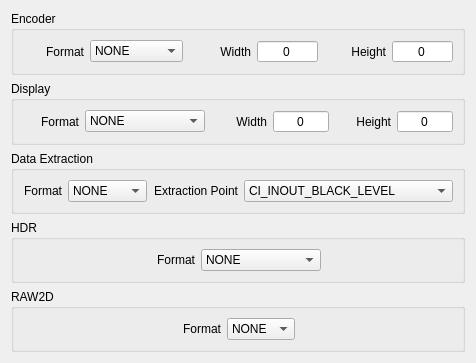
<?xml version="1.0" encoding="UTF-8"?>
<ui version="4.0">
 <class>OUT</class>
 <widget class="QWidget" name="OUT">
  <property name="geometry">
   <rect>
    <x>0</x>
    <y>0</y>
    <width>406</width>
    <height>337</height>
   </rect>
  </property>
  <property name="windowTitle">
   <string>OUT</string>
  </property>
  <layout class="QGridLayout" name="gridLayout_4">
   <item row="1" column="0">
    <widget class="QGroupBox" name="displayGroup_gb">
     <property name="title">
      <string>Display</string>
     </property>
     <property name="checkable">
      <bool>false</bool>
     </property>
     <property name="checked">
      <bool>false</bool>
     </property>
     <layout class="QGridLayout" name="gridLayout_2">
      <item row="0" column="0">
       <widget class="QLabel" name="label_4">
        <property name="enabled">
         <bool>true</bool>
        </property>
        <property name="maximumSize">
         <size>
          <width>16777215</width>
          <height>16777215</height>
         </size>
        </property>
        <property name="text">
         <string>Format</string>
        </property>
        <property name="alignment">
         <set>Qt::AlignRight|Qt::AlignTrailing|Qt::AlignVCenter</set>
        </property>
       </widget>
      </item>
      <item row="0" column="1">
       <widget class="QComboBox" name="displayFormat_lb">
        <item>
         <property name="text">
          <string>NONE</string>
         </property>
        </item>
        <item>
         <property name="text">
          <string>BI_RGB24</string>
         </property>
        </item>
        <item>
         <property name="text">
          <string>BI_RGB32</string>
         </property>
        </item>
        <item>
         <property name="text">
          <string>BI_RGB32-10bit</string>
         </property>
        </item>
        <item>
         <property name="text">
          <string>BI_BGR24</string>
         </property>
        </item>
        <item>
         <property name="text">
          <string>BI_BGR32</string>
         </property>
        </item>
        <item>
         <property name="text">
          <string>BI_BGR32-10bit</string>
         </property>
        </item>
        <item>
         <property name="text">
          <string>444IL3YCrCb8</string>
         </property>
        </item>
        <item>
         <property name="text">
          <string>444IL3YCbCr8</string>
         </property>
        </item>
        <item>
         <property name="text">
          <string>444IL3YCrCb10</string>
         </property>
        </item>
        <item>
         <property name="text">
          <string>444IL3YCbCr10</string>
         </property>
        </item>
       </widget>
      </item>
      <item row="0" column="4">
       <widget class="QLabel" name="label_6">
        <property name="enabled">
         <bool>true</bool>
        </property>
        <property name="maximumSize">
         <size>
          <width>16777215</width>
          <height>16777215</height>
         </size>
        </property>
        <property name="text">
         <string>Height</string>
        </property>
        <property name="alignment">
         <set>Qt::AlignRight|Qt::AlignTrailing|Qt::AlignVCenter</set>
        </property>
       </widget>
      </item>
      <item row="0" column="2">
       <widget class="QLabel" name="label_5">
        <property name="enabled">
         <bool>true</bool>
        </property>
        <property name="maximumSize">
         <size>
          <width>16777215</width>
          <height>16777215</height>
         </size>
        </property>
        <property name="text">
         <string>Width</string>
        </property>
        <property name="alignment">
         <set>Qt::AlignRight|Qt::AlignTrailing|Qt::AlignVCenter</set>
        </property>
       </widget>
      </item>
      <item row="0" column="3">
       <widget class="QSpinBox" name="displayWidth_sb">
        <property name="frame">
         <bool>true</bool>
        </property>
        <property name="alignment">
         <set>Qt::AlignCenter</set>
        </property>
        <property name="buttonSymbols">
         <enum>QAbstractSpinBox::NoButtons</enum>
        </property>
        <property name="maximum">
         <number>4000</number>
        </property>
       </widget>
      </item>
      <item row="0" column="5">
       <widget class="QSpinBox" name="displayHeight_sb">
        <property name="frame">
         <bool>true</bool>
        </property>
        <property name="alignment">
         <set>Qt::AlignCenter</set>
        </property>
        <property name="buttonSymbols">
         <enum>QAbstractSpinBox::NoButtons</enum>
        </property>
        <property name="maximum">
         <number>4000</number>
        </property>
       </widget>
      </item>
     </layout>
    </widget>
   </item>
   <item row="2" column="0">
    <widget class="QGroupBox" name="dataExtractionGroup_gb">
     <property name="maximumSize">
      <size>
       <width>16777215</width>
       <height>16777215</height>
      </size>
     </property>
     <property name="title">
      <string>Data Extraction</string>
     </property>
     <property name="checkable">
      <bool>false</bool>
     </property>
     <property name="checked">
      <bool>false</bool>
     </property>
     <layout class="QGridLayout" name="gridLayout_3">
      <item row="0" column="0">
       <widget class="QLabel" name="label_8">
        <property name="enabled">
         <bool>true</bool>
        </property>
        <property name="text">
         <string>Format</string>
        </property>
        <property name="alignment">
         <set>Qt::AlignRight|Qt::AlignTrailing|Qt::AlignVCenter</set>
        </property>
       </widget>
      </item>
      <item row="0" column="1">
       <widget class="QComboBox" name="dataExtractionFormat_lb">
        <property name="enabled">
         <bool>true</bool>
        </property>
        <item>
         <property name="text">
          <string>NONE</string>
         </property>
        </item>
        <item>
         <property name="text">
          <string>RGGB8</string>
         </property>
        </item>
        <item>
         <property name="text">
          <string>RGGB10</string>
         </property>
        </item>
        <item>
         <property name="text">
          <string>RGGB12</string>
         </property>
        </item>
       </widget>
      </item>
      <item row="0" column="2">
       <widget class="QLabel" name="label_7">
        <property name="enabled">
         <bool>true</bool>
        </property>
        <property name="text">
         <string>Extraction Point</string>
        </property>
        <property name="alignment">
         <set>Qt::AlignRight|Qt::AlignTrailing|Qt::AlignVCenter</set>
        </property>
       </widget>
      </item>
      <item row="0" column="3">
       <widget class="QComboBox" name="dataExtractionPoint_lb">
        <property name="enabled">
         <bool>true</bool>
        </property>
        <item>
         <property name="text">
          <string>CI_INOUT_BLACK_LEVEL</string>
         </property>
        </item>
        <item>
         <property name="text">
          <string>CI_INOUT_FILTER_LINESTORE</string>
         </property>
        </item>
        <item>
         <property name="text">
          <string>NONE</string>
         </property>
        </item>
       </widget>
      </item>
     </layout>
    </widget>
   </item>
   <item row="0" column="0">
    <widget class="QGroupBox" name="encoderGroup_gb">
     <property name="title">
      <string>Encoder</string>
     </property>
     <property name="checkable">
      <bool>false</bool>
     </property>
     <layout class="QGridLayout" name="gridLayout">
      <item row="0" column="0">
       <widget class="QLabel" name="label">
        <property name="maximumSize">
         <size>
          <width>16777215</width>
          <height>16777215</height>
         </size>
        </property>
        <property name="text">
         <string>Format</string>
        </property>
        <property name="alignment">
         <set>Qt::AlignRight|Qt::AlignTrailing|Qt::AlignVCenter</set>
        </property>
       </widget>
      </item>
      <item row="0" column="1">
       <widget class="QComboBox" name="encoderFormat_lb">
        <item>
         <property name="text">
          <string>NONE</string>
         </property>
        </item>
        <item>
         <property name="text">
          <string>NV21</string>
         </property>
        </item>
        <item>
         <property name="text">
          <string>NV12</string>
         </property>
        </item>
        <item>
         <property name="text">
          <string>NV61</string>
         </property>
        </item>
        <item>
         <property name="text">
          <string>NV16</string>
         </property>
        </item>
        <item>
         <property name="text">
          <string>NV21-10bit</string>
         </property>
        </item>
        <item>
         <property name="text">
          <string>NV12-10bit</string>
         </property>
        </item>
        <item>
         <property name="text">
          <string>NV61-10bit</string>
         </property>
        </item>
        <item>
         <property name="text">
          <string>NV16-10bit</string>
         </property>
        </item>
       </widget>
      </item>
      <item row="0" column="4">
       <widget class="QLabel" name="label_3">
        <property name="maximumSize">
         <size>
          <width>16777215</width>
          <height>16777215</height>
         </size>
        </property>
        <property name="text">
         <string>Height</string>
        </property>
        <property name="alignment">
         <set>Qt::AlignRight|Qt::AlignTrailing|Qt::AlignVCenter</set>
        </property>
       </widget>
      </item>
      <item row="0" column="2">
       <widget class="QLabel" name="label_2">
        <property name="maximumSize">
         <size>
          <width>16777215</width>
          <height>16777215</height>
         </size>
        </property>
        <property name="text">
         <string>Width</string>
        </property>
        <property name="alignment">
         <set>Qt::AlignRight|Qt::AlignTrailing|Qt::AlignVCenter</set>
        </property>
       </widget>
      </item>
      <item row="0" column="3">
       <widget class="QSpinBox" name="encoderWidth_sb">
        <property name="frame">
         <bool>true</bool>
        </property>
        <property name="alignment">
         <set>Qt::AlignCenter</set>
        </property>
        <property name="buttonSymbols">
         <enum>QAbstractSpinBox::NoButtons</enum>
        </property>
        <property name="maximum">
         <number>4000</number>
        </property>
       </widget>
      </item>
      <item row="0" column="5">
       <widget class="QSpinBox" name="encoderHeight_sb">
        <property name="frame">
         <bool>true</bool>
        </property>
        <property name="alignment">
         <set>Qt::AlignCenter</set>
        </property>
        <property name="buttonSymbols">
         <enum>QAbstractSpinBox::NoButtons</enum>
        </property>
        <property name="maximum">
         <number>4000</number>
        </property>
       </widget>
      </item>
     </layout>
    </widget>
   </item>
   <item row="5" column="0">
    <spacer name="verticalSpacer">
     <property name="orientation">
      <enum>Qt::Vertical</enum>
     </property>
     <property name="sizeHint" stdset="0">
      <size>
       <width>20</width>
       <height>40</height>
      </size>
     </property>
    </spacer>
   </item>
   <item row="3" column="0">
    <widget class="QGroupBox" name="HDRGroup_gb">
     <property name="title">
      <string>HDR</string>
     </property>
     <layout class="QGridLayout" name="gridLayout_5">
      <item row="0" column="2">
       <widget class="QComboBox" name="HDRFormat_lb">
        <item>
         <property name="text">
          <string>NONE</string>
         </property>
        </item>
        <item>
         <property name="text">
          <string>BI_BGR32-10bit</string>
         </property>
        </item>
       </widget>
      </item>
      <item row="0" column="1">
       <widget class="QLabel" name="label_9">
        <property name="maximumSize">
         <size>
          <width>16777215</width>
          <height>16777215</height>
         </size>
        </property>
        <property name="text">
         <string>Format</string>
        </property>
        <property name="alignment">
         <set>Qt::AlignRight|Qt::AlignTrailing|Qt::AlignVCenter</set>
        </property>
       </widget>
      </item>
      <item row="0" column="3">
       <spacer name="horizontalSpacer">
        <property name="orientation">
         <enum>Qt::Horizontal</enum>
        </property>
        <property name="sizeHint" stdset="0">
         <size>
          <width>40</width>
          <height>20</height>
         </size>
        </property>
       </spacer>
      </item>
      <item row="0" column="0">
       <spacer name="horizontalSpacer_2">
        <property name="orientation">
         <enum>Qt::Horizontal</enum>
        </property>
        <property name="sizeHint" stdset="0">
         <size>
          <width>40</width>
          <height>20</height>
         </size>
        </property>
       </spacer>
      </item>
     </layout>
    </widget>
   </item>
   <item row="4" column="0">
    <widget class="QGroupBox" name="RAW2DGroup_gb">
     <property name="title">
      <string>RAW2D</string>
     </property>
     <layout class="QGridLayout" name="gridLayout_6">
      <item row="0" column="1">
       <widget class="QLabel" name="label_10">
        <property name="maximumSize">
         <size>
          <width>16777215</width>
          <height>16777215</height>
         </size>
        </property>
        <property name="text">
         <string>Format</string>
        </property>
        <property name="alignment">
         <set>Qt::AlignRight|Qt::AlignTrailing|Qt::AlignVCenter</set>
        </property>
       </widget>
      </item>
      <item row="0" column="2">
       <widget class="QComboBox" name="RAW2DFormat_lb">
        <item>
         <property name="text">
          <string>NONE</string>
         </property>
        </item>
        <item>
         <property name="text">
          <string>TIFF10</string>
         </property>
        </item>
        <item>
         <property name="text">
          <string>TIFF12</string>
         </property>
        </item>
       </widget>
      </item>
      <item row="0" column="0">
       <spacer name="horizontalSpacer_3">
        <property name="orientation">
         <enum>Qt::Horizontal</enum>
        </property>
        <property name="sizeHint" stdset="0">
         <size>
          <width>40</width>
          <height>20</height>
         </size>
        </property>
       </spacer>
      </item>
      <item row="0" column="3">
       <spacer name="horizontalSpacer_4">
        <property name="orientation">
         <enum>Qt::Horizontal</enum>
        </property>
        <property name="sizeHint" stdset="0">
         <size>
          <width>40</width>
          <height>20</height>
         </size>
        </property>
       </spacer>
      </item>
     </layout>
    </widget>
   </item>
  </layout>
 </widget>
 <tabstops>
  <tabstop>encoderFormat_lb</tabstop>
  <tabstop>encoderWidth_sb</tabstop>
  <tabstop>encoderHeight_sb</tabstop>
  <tabstop>displayFormat_lb</tabstop>
  <tabstop>displayWidth_sb</tabstop>
  <tabstop>displayHeight_sb</tabstop>
  <tabstop>dataExtractionFormat_lb</tabstop>
  <tabstop>dataExtractionPoint_lb</tabstop>
 </tabstops>
 <resources/>
 <connections/>
</ui>
